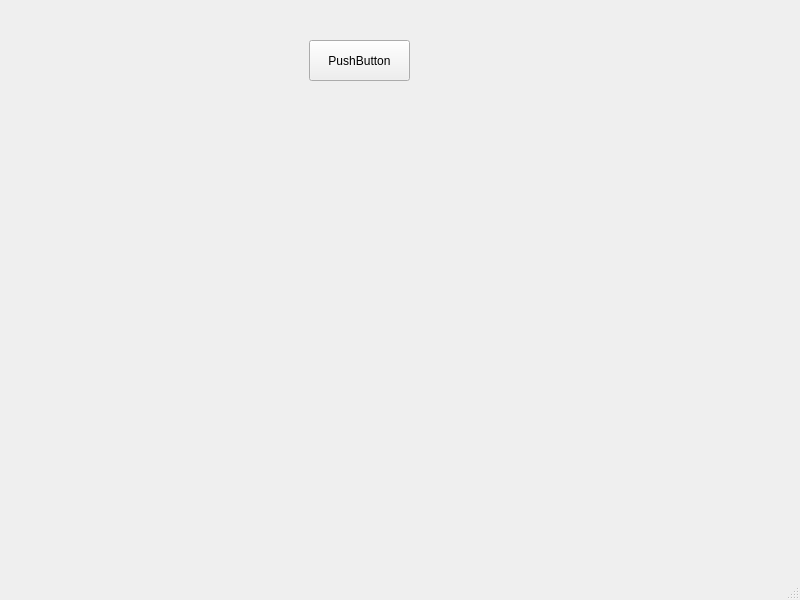
<?xml version="1.0" encoding="UTF-8"?>
<ui version="4.0">
 <class>lesson2</class>
 <widget class="QMainWindow" name="lesson2">
  <property name="geometry">
   <rect>
    <x>0</x>
    <y>0</y>
    <width>800</width>
    <height>600</height>
   </rect>
  </property>
  <property name="windowTitle">
   <string>MainWindow</string>
  </property>
  <widget class="QWidget" name="centralwidget">
   <widget class="QPushButton" name="start_2">
    <property name="geometry">
     <rect>
      <x>309</x>
      <y>40</y>
      <width>101</width>
      <height>41</height>
     </rect>
    </property>
    <property name="text">
     <string>PushButton</string>
    </property>
   </widget>
  </widget>
  <widget class="QMenuBar" name="menubar">
   <property name="geometry">
    <rect>
     <x>0</x>
     <y>0</y>
     <width>800</width>
     <height>21</height>
    </rect>
   </property>
  </widget>
  <widget class="QStatusBar" name="statusbar"/>
 </widget>
 <resources/>
 <connections/>
</ui>
